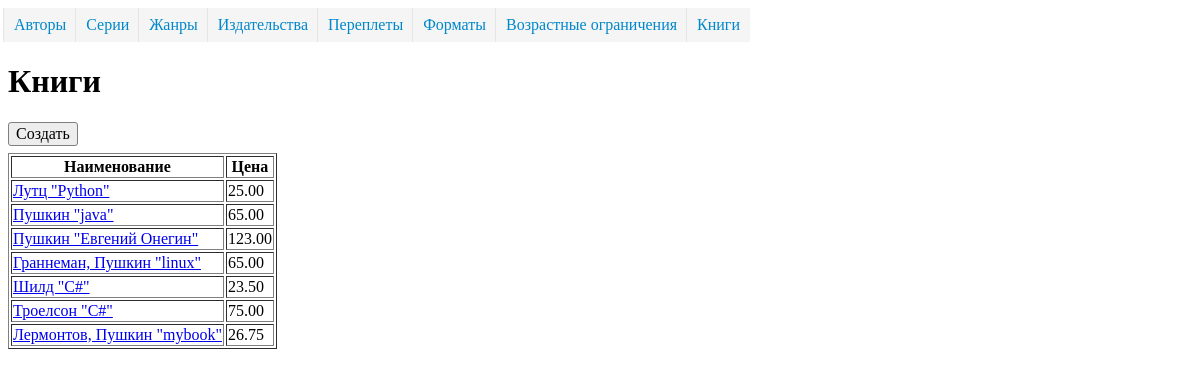
Screenshot of /directory/book/ with the database file from the repository.
### goodsapp/models.py (models this page shows, shortened)
class Book(models.Model):
    name = models.CharField("Название книги", max_length=200)
    image_field = models.ImageField("Фото обложки", blank=True, null=True, upload_to='bookimage')
    price = models.DecimalField("Цена (BYN)", max_digits=8, decimal_places=2)
    authors = models.ManyToManyField(referen.Author, verbose_name="Авторы")
    serie = models.ForeignKey(referen.Serie, on_delete=models.PROTECT, verbose_name="Серия", null=True, blank=True)
    jenre = models.ManyToManyField(referen.Jenre, verbose_name="Жанры")
    year_publishing = models.PositiveIntegerField("Год издания")
    count_pages = models.PositiveIntegerField("Количество страниц")
    binding = models.ForeignKey(referen.Binding, on_delete=models.PROTECT, verbose_name="Переплет")
    format_book = models.ForeignKey(referen.FormatBook, on_delete=models.PROTECT, verbose_name="Формат")
    isbn = models.CharField("ISBN", max_length=13)
    weight = models.FloatField("Вес (гр)")
    age_restrictions = models.ForeignKey(referen.AgeRestriction, verbose_name="Возрастные ограничения",
                                         on_delete=models.PROTECT, )
    publisher = models.ForeignKey(referen.PublishingHouse, on_delete=models.PROTECT, verbose_name="Издательство")
    count_books = models.PositiveIntegerField("Количество книг в наличии")
    is_active = models.BooleanField("Активный (доступен для заказа)", default=True)
    rate = models.FloatField("Рейтинг")
    date_create = models.DateTimeField("Дата внесения в каталог", auto_now_add=True, )
    date_update = models.DateTimeField("Дата последнего изменения карточки", auto_now=True)
    def description(self):
        return ', '.join([str(s) for s in self.authors.all()]) + " \"" + self.name + "\""
    class Meta:
        verbose_name = "книга"
        verbose_name_plural = "книги"

### dimensionsapp/models.py (models this page shows, shortened)
class Dimension(models.Model):
    name = models.CharField("Наименование", max_length=50, unique=True)
    description = models.TextField("Описание", blank=True, )
    def __str__(self):
        return self.name
    class Meta:
        abstract = True
        ordering = ['name']

class Author(Dimension):
    biography = models.TextField("Биография", blank=True, )
    class Meta(Dimension.Meta):
        verbose_name = 'автор'
        verbose_name_plural = 'авторы'

### goodsapp/views.py (the view)
class BookListView(ListView):
    model = Book

### templates/goodsapp/book_list.html (shortened to what this page needs)
{% extends 'dimension_list.html' %}
{% block header %}
        <H1>Книги</H1>
{% endblock %}
{% block dimension_list %}
            <tr>
                <th>Наименование</th>
                <th>Цена</th>
            </tr>
            {% for object in object_list %}
                <tr>
                    <td><a href="{% url 'book_detail' object.pk %}">{{ object.description }}</a></td>
                    <td>{{  object.price }}</td>
                </tr>
            {% endfor %}
        {% endblock %}

### rows the page displays
Book: description "Лутц \"Python\"", price "25.00"
Book: description "Пушкин \"java\"", price "65.00"
Book: description "Пушкин \"Евгений Онегин\"", price "123.00"
Book: description "Граннеман, Пушкин \"linux\"", price "65.00"
Book: description "Шилд \"C#\"", price "23.50"
Book: description "Троелсон \"С#\"", price "75.00"
Book: description "Лермонтов, Пушкин \"mybook\"", price "26.75"
